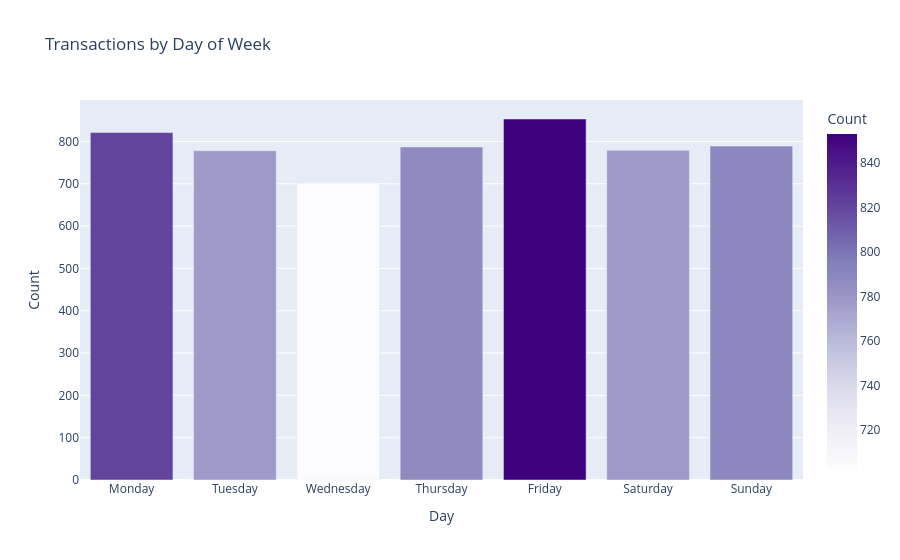

This figure's notebook cell:
### Markdown cell above
# ========== TRANSACTIONS BY DAY OF WEEK ==========

### Code cell
day_order = ['Monday','Tuesday','Wednesday','Thursday','Friday','Saturday','Sunday']
daily_dow = df.groupby('DayOfWeek')['Amount'].count().reindex(day_order).reset_index()
daily_dow.columns = ['Day', 'Count']

fig = px.bar(daily_dow, x='Day', y='Count',
             title='Transactions by Day of Week',
             color='Count', color_continuous_scale='Purples')
fig.show()

### Figure 1 — Plotly figure (JSON) as saved in the notebook; plotly's stock layout.template omitted (floating-point values rounded to 4 significant figures)
{"data": [{"alignmentgroup": "True", "hovertemplate": "Day=%{x}<br>Count=%{marker.color}<extra></extra>", "legendgroup": "", "marker": {"color": [821, 778, 702, 787, 853, 779, 789], "coloraxis": "coloraxis", "pattern": {"shape": ""}}, "name": "", "offsetgroup": "", "orientation": "v", "showlegend": false, "textposition": "auto", "type": "bar", "x": ["Monday", "Tuesday", "Wednesday", "Thursday", "Friday", "Saturday", "Sunday"], "xaxis": "x", "y": [821, 778, 702, 787, 853, 779, 789], "yaxis": "y"}], "layout": {"barmode": "relative", "coloraxis": {"colorbar": {"title": {"text": "Count"}}, "colorscale": [[0, "rgb(252,251,253)"], [0.125, "rgb(239,237,245)"], [0.25, "rgb(218,218,235)"], [0.375, "rgb(188,189,220)"], [0.5, "rgb(158,154,200)"], [0.625, "rgb(128,125,186)"], [0.75, "rgb(106,81,163)"], [0.875, "rgb(84,39,143)"], [1, "rgb(63,0,125)"]]}, "legend": {"tracegroupgap": 0}, "title": {"text": "Transactions by Day of Week"}, "xaxis": {"anchor": "y", "domain": [0, 1], "title": {"text": "Day"}}, "yaxis": {"anchor": "x", "domain": [0, 1], "title": {"text": "Count"}}}}
